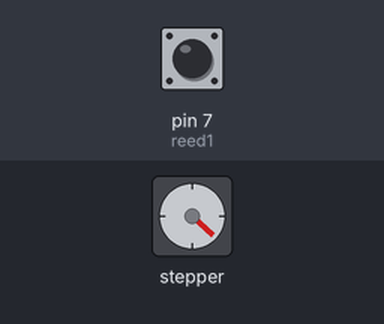
Bench run of a sketch on a simulated Arduino Uno, built with avr-gcc and run on an emulated ATmega328P. Shown: stepper motor. Wiring (inferred from the names in the program): stepper motor driver (200 steps per turn assumed): step pin 2; direction pin 3. The inputs (shaded band) are chosen by the test bench; at power-on: pin 7 (reed1) HIGH. What the sketch prints to the serial monitor is not drawn.

Above: at 1.2 s.
1.3 s: pin 7 (reed1) driven LOW
At 2.1 s:
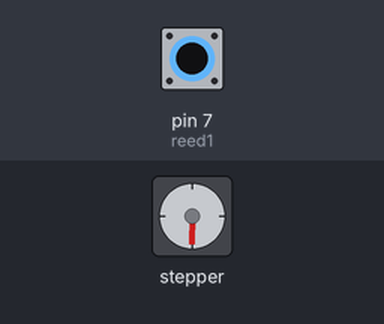
4.3 s: pin 7 (reed1) pulsed HIGH 2 times (0.12 s each, 0.3 s apart)
At 5.2 s:
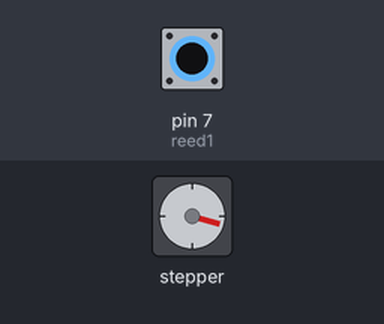
7.9 s: pin 7 (reed1) pulsed HIGH 2 times (0.12 s each, 0.3 s apart)
At 8.8 s:
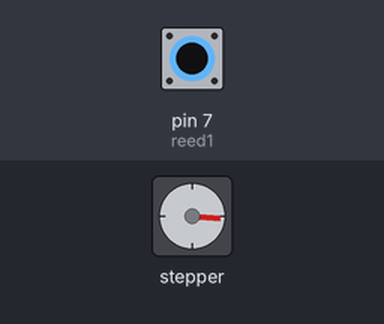
Timing chart, 0 to 23.5 s (numbered marks = the images above; inputs shaded):
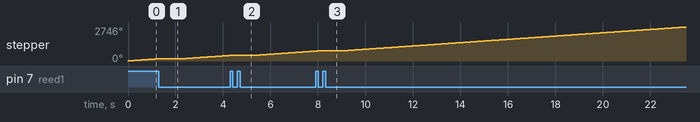

The sketch:

Reed_Swtich_TestCode_AI.ino
```cpp
// Stepper motor pins
const int stepPin = 2;
const int dirPin = 3;

// Limit switches
const int lsStart = 2;
const int lsEnd = 3;

// Reed switch
const int reed1 = 7;

bool motorOn = true;
bool lastReedState = LOW;

void setup() {
  pinMode(stepPin, OUTPUT);
  pinMode(dirPin, OUTPUT);

  pinMode(lsStart, INPUT);
  pinMode(lsEnd, INPUT);

  pinMode(reed1, INPUT_PULLUP);

  Serial.begin(9600);

  digitalWrite(dirPin, HIGH);
}

void loop() {
    Serial.println("gdsfuihj");
  bool currentReedState = digitalRead(reed1);

  // Detect a NEW activation of the reed switch
  if (currentReedState == LOW && lastReedState == HIGH) {

    Serial.println("Reed switch detected!");

    // Stop motor for 1 second
    delay(1000);

    Serial.println("Continuing motor...");
  }

  // Update previous state
  lastReedState = currentReedState;

  Serial.println(motorOn);
  // Run motor
  if (motorOn) {
    digitalWrite(stepPin, HIGH);
    delayMicroseconds(100);

    digitalWrite(stepPin, LOW);
    delayMicroseconds(100);
  }
}
```
